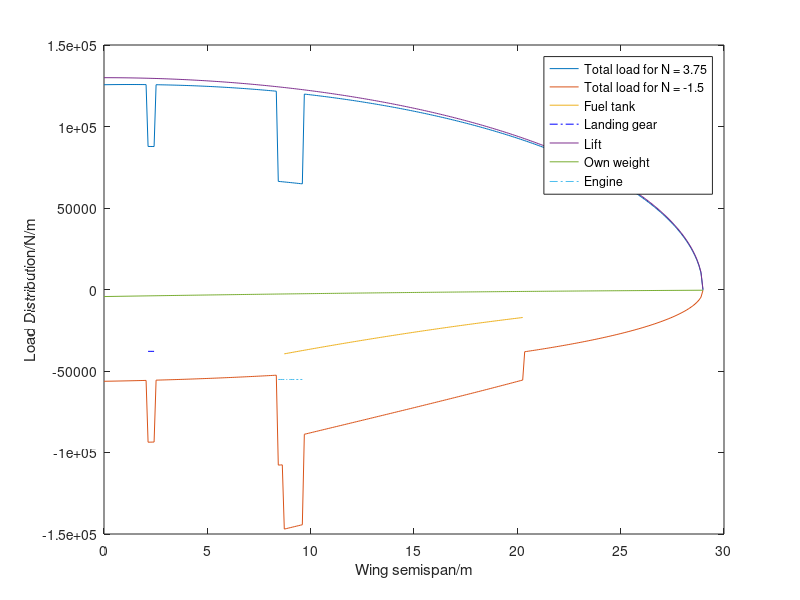
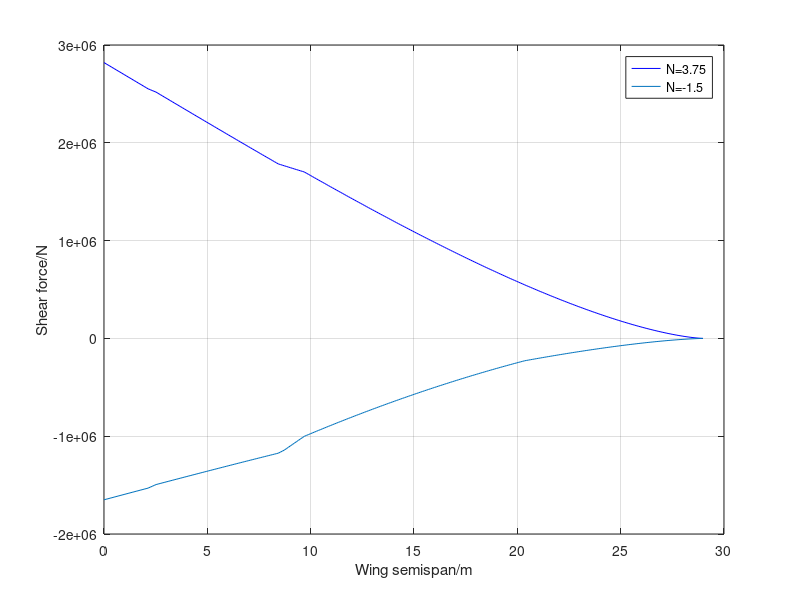
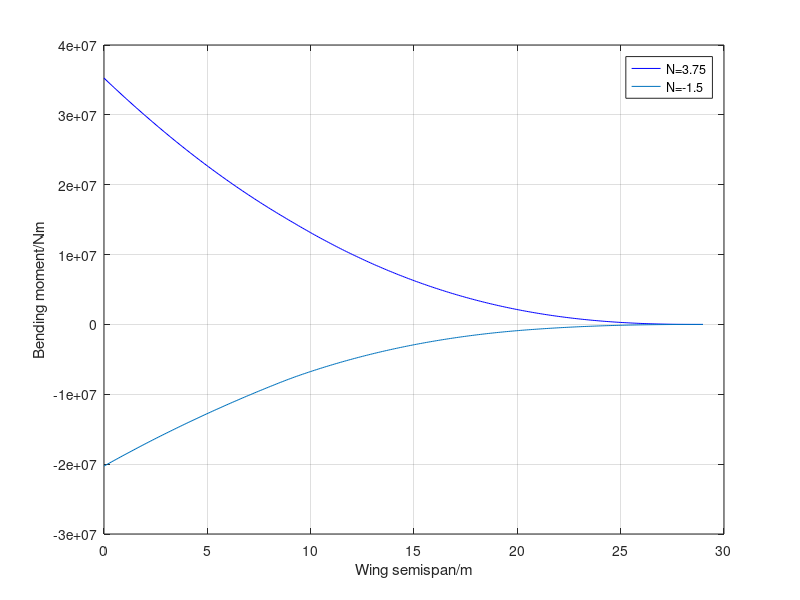
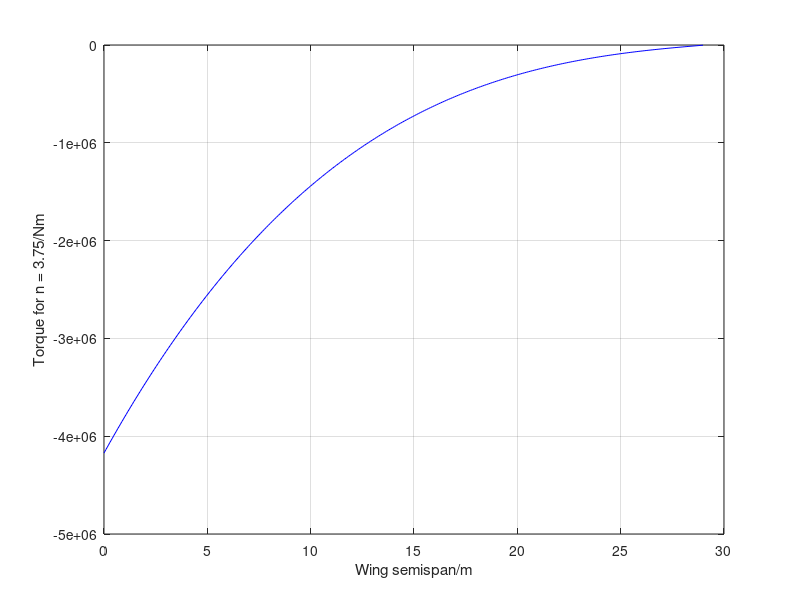

Reproduce these figures in MATLAB, in order.
%Wing load calculation
clear
clc

%%
%Cruise parameters
aCruise = 296.5355;
rho = 0.3796;
M = 0.8;
V_cruise = M * aCruise;
V_max = 0.8*aCruise*1.25;% maximum velocity

halfSpan = (53.19-3.9)/2;  %wing semispan from the root at fuselage joint
n = 3.75;   %ultimate load factor
nn = -1.5; %negative extreme
N = 300; % number of discretisation
dy = halfSpan/(N-1); % size of intervals
y = 0 : dy : halfSpan; % spanwise discretisation 
W = 1341419/9.81; % weight at cruise altitude with no fuel
L = n*W*9.81/2; % lift on one side of the wing
LN = nn*W*9.81/2; % lift on one side of the wing

cRoot = 8.5742; % root chord
cTip = 2.7437; % tip chord
%angle of flexural axis
sweep = deg2rad(33.2);
theta = atan((tan(sweep)*halfSpan+0.15*(cTip-cRoot))/halfSpan);
c = cRoot : -(cRoot-cTip)/(N-1) :cTip; % aero chord length distribution
%% structural coordinate
%structural span
bs = halfSpan/cos(theta);
dx = bs/(N-1);
x = 0 : dx : bs;
%leading and trailing edge sweep angle
alead = atan((tan(sweep)*halfSpan-0.25*(cTip-cRoot))/halfSpan);
atrai = atan((tan(sweep)*halfSpan+0.75*(cTip-cRoot))/halfSpan);
lright = cRoot/(tan(alead)-tan(atrai));
lflex = lright/cos(theta);
chordS = (lflex-x/cos(theta))*(tan(alead-theta)+tan(theta-atrai));

%% load distribution
% lift distribution
ellipfunc = (1-(y./halfSpan).^2).^0.5;
% elli (1,1:floor(1.5/11.52*N))=zeros(1,floor(1.5/11.52*N));
l_wing = ellipfunc*L/(trapz(y,ellipfunc));
l_wingn = ellipfunc*LN/(trapz(y,ellipfunc));

%own weight
W_wing = 5150*9.81; % weight of wing
t2c = ones(1,300)*0.15;% thickness to chord ratio
t = t2c.*c;
% assume wing weight is proportional to c^2*t2c
w_wing = t2c.*c.^2*W_wing/trapz(y,t2c.*c.^2); % assuming quadratic

%fuel tank calcualtion
W_fuel = 27800*9.81;
yFuel = linspace(8.6949,20.2882,120);
t2cFuel = zeros(1,N);
cfuel = zeros(1,N);
t2cFuel(91:210) = t2c(91:210);
cfuel(91:210) = c(91:210);
w_fuel = t2cFuel.*cfuel.^2.*W_fuel./trapz(y,t2cFuel.*cfuel.^2);

%landing gear
W_lg = 1275*9.81 ; % weight of main landin gear
y_lg = zeros(1,N);
y_lg(floor(N*1.95/halfSpan):floor(N*2.2/halfSpan)) = 1;% y position of mail landing gear
w_lg = W_lg*y_lg/trapz(y,y_lg);

%engine
W_engine = 6030*9.81;
y_engine = zeros(1,N);
y_engine(floor(N*7.23/halfSpan):floor(N*8.23/halfSpan)) = 1;
w_engine = W_engine*y_engine/trapz(y,y_engine);

%without the fuel
totalLoad = l_wing-w_wing-w_lg-w_engine;
totalLoadN = l_wingn-w_wing-w_fuel-w_lg-w_engine;

%plot
figure(1)
plot(x,totalLoad);
hold on;
plot(x,totalLoadN);
hold on;
plot(x(91:210),-w_fuel(91:210));
hold on
plot(x(floor(N*1.95/halfSpan):floor(N*2.2/halfSpan)),-w_lg(floor(N*1.95/halfSpan):floor(N*2.2/halfSpan)),'b-.');
hold on;
plot(x,l_wing);
hold on;
plot(x,-w_wing);
hold on
plot(x(floor(N*7.23/halfSpan):floor(N*8.23/halfSpan)),-w_engine(floor(N*7.23/halfSpan):floor(N*8.23/halfSpan)),'-.');
legend("Total load for N = 3.75","Total load for N = -1.5","Fuel tank","Landing gear","Lift","Own weight","Engine");
xlabel('Wing semispan/m')
ylabel('Load Distribution/N/m')
hold off;

%% shear force
% initialise
%Shear force
shearForce = totalLoad.*dx;
shearForceN = totalLoadN.*dx;
for i = 1:N
    shearForce(i) = sum(shearForce(i:N));
    shearForceN(i) = sum(shearForceN(i:N));
end

figure(2)
plot(x,shearForce,'b')
hold on
plot(x,shearForceN)
legend("N=3.75","N=-1.5");
xlabel('Wing semispan/m')
ylabel('Shear force/N')
grid on

%% Bending moment
shearForce(301)=0;
shearForceN(301)=0;
for i = 1:N
    dbendMoment(i) = (shearForce(i)+shearForce(i+1))*(dx)/2;
    dbendMomentN(i) = (shearForceN(i)+shearForceN(i+1))*(dx)/2;
end

for i = 1:N
    bendMoment(i) = sum(dbendMoment(i:N));
    bendMomentN(i) = sum(dbendMomentN(i:N));
end

figure(3)
plot(x,bendMoment,'b')
hold on
plot(x,bendMomentN)
legend("N=3.75","N=-1.5");
xlabel('Wing semispan/m')
ylabel('Bending moment/Nm')
grid on
%% Torque
cm0 = ones(1,N)*-0.07;
dM0 = 0.5*rho*(cos(theta)*V_max)^2*chordS.^2.*cm0;%moment with respect to flexural axis. this could be better as this is more conservative and this is calculated with respect to the flexural axis.
%assume flexural axis at (.15+.60)/2=37.5% chord -- centre of wing box
xCenter = 0.375;
%moment arm of lift
liftArm = (-xCenter+0.25)*chordS;
deltaLa = liftArm.*l_wing*dx;
% deltaLaN = liftArm.*l_wingn*dx;

%moment arm of inertia loads
weightArm = (-xCenter+0.5).*chordS;
deltaNWb = n*w_wing.*weightArm*dx;
%sectional torque
dT =-deltaLa-deltaNWb+dM0;
% dTn = deltaLaN+deltaNWb+dM0;
%total torque
for i = 1:N
    T(N-i+1) = sum(dT(N-i+1:N));  % sum from tip to root
%     Tn(N-i+1) = sum(dTn(N-i+1:N));
end

figure(4)
plot(x,T,'b');
% hold on
% plot(x,Tn);
xlabel('Wing semispan/m')
ylabel('Torque for n = 3.75/Nm')
grid on

%% calculation of shear flow
bBox = t.*(1/1.2861);
cBox = 0.45.*c;
NormalLoad = bendMoment./(bBox.*cBox);
NormalLoadN = -bendMomentN./(bBox.*cBox);

%T/2A
qTorque = -T./(2*bBox.*cBox);
% qTorque2 = -Tn./(2*bBox*cBox);

%SF/2Bw
qS = shearForce(1:300)./(2.*bBox);

figure(5)
plot(x,NormalLoad,'b');
hold on
plot(x,NormalLoadN);
legend("N=3.75","N=-1.5");
xlabel('Wing semispan/m')
ylabel('Compression per unit length/Nm^-1')
grid on

figure(6)
plot(x,qTorque,'b');
% hold on
% plot(x,qTorque2);
% legend("N=3.75","N=-1.5");
xlabel('Wing semispan/m')
ylabel('Shear Flow from torque/Nm^-1')
grid on
 
figure(7)
plot(x,qS,'b');
xlabel('Wing semispan/m')
ylabel('Shear flow from shear force/Nm^-1')
grid on

%% spar sizing
ks = 8.2;
q1 = abs(qS+qTorque);
q2 = abs(qS-qTorque);
E = 76E9;
tFrontSpar = 1000*((q1.*bBox.^2)./(ks*E)).^(1/3);
tRearSpar = 1000*((q2.*bBox.^2)./(ks*E)).^(1/3);
tFrontSpar = ceil(tFrontSpar.*10)/10;
tRearSpar = ceil(tRearSpar.*10)/10;
figure(8)
plot(x,tFrontSpar);
hold on;
plot(x,tRearSpar);
xlabel("Wing span/m");
ylabel("Thickness/mm");
legend("Front spar","Rear spar");
shearStress1 = q1./tFrontSpar;
shearStress2 = q2./tRearSpar;
disp(max(shearStress1));
disp(max(shearStress2));

%% web stiffeners sizing
load("L.mat");
for i = 2:length(L)+1
    RibPos(i-1) = sum(L(1:i-1));
end
%start from 13m

gradient = (bBox(300)-bBox(1))./x(300);
spacing(1) = bBox(1);
for i = 2:100
    spacing(i) = spacing(i-1)+spacing(i-1).*gradient;
    if (abs(sum(spacing) - x(300)) <= 0.01)
        break;
    end
end
spacing = ceil(100.*spacing)./100;


webDistribution(1)=0;
for i = 1:48
webDistribution(i+1) = webDistribution(i)+spacing(i); 
end
figure(9)
for i = 1:48
    plot(webDistribution(i:i+1),[spacing(i),spacing(i)]);
    hold on
end
hold on
plot(RibPos,0.4*linspace(1,1,length(RibPos)),"*");
ylabel('Web stiffeners spacing/m');
xlabel("Position in half span/m");

spacing = spacing(16:length(spacing));
webDistribution = webDistribution(16:length(webDistribution));
figure(10)
for i = 1:length(spacing)
    plot(webDistribution(i:i+1),[spacing(i),spacing(i)]);
    hold on
end
ylabel('Web stiffeners spacing/m');
xlabel("Position in half span/m");

%% weight calculation for spar and web stiffeners
%volume of the web
volumeSpar = sum(0.001.*tFrontSpar.*bBox.*dx) + sum(0.001.*tRearSpar.*bBox.*dx);
flangeBreath = bBox.*0.05/1;
flangthickness = bBox.*0.006/1;
volumeSpar = volumeSpar + 4.*sum(flangeBreath.*flangthickness.*dx);
%assume 5mm width and 2mm thick for web stiffeners. 
volumeStiffeners = 2.*sum(spacing.*0.005.*0.002);
% volumeWebStiffeners = sum(space.*thickness.*height)
volumeSparTotal = volumeSpar+volumeStiffeners
massSparTotal = volumeSparTotal*2710
save("N.mat");
